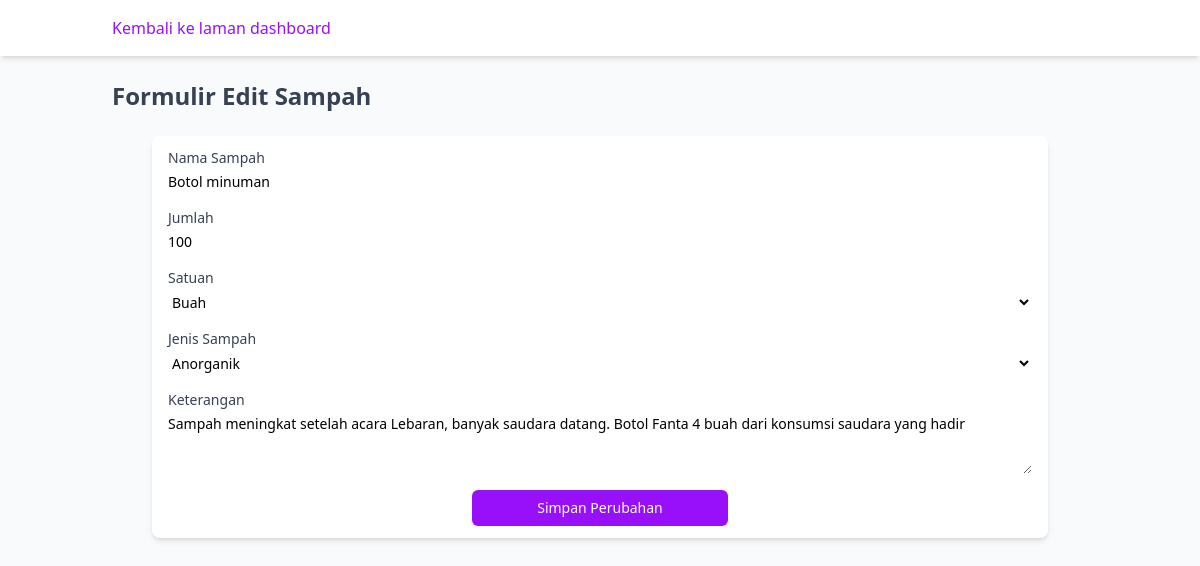
The page /src/admin-page/edit.php?id_transaksi=1&id_multivalue=1 on the database its author committed.
### tables this page shows
CREATE TABLE `jenis_sampah_multivalue` (
  `id_multivalue` int(11) NOT NULL,
  `id_jenis` int(11) NOT NULL,
  `id_satuan` int(11) DEFAULT NULL,
  `jumlah` float DEFAULT NULL,
  `keterangan` varchar(255) DEFAULT NULL,
  `nama_subjenis` varchar(255) NOT NULL
);

CREATE TABLE `satuan` (
  `id_satuan` int(11) NOT NULL,
  `nama_satuan` varchar(255) DEFAULT NULL
);

CREATE TABLE `jenis_sampah` (
  `id_jenis` int(11) NOT NULL,
  `jenis_sampah` varchar(255) DEFAULT NULL
);

### src/admin-page/edit.php (the view, shortened to what this page needs)
<?php
require '../config.php';
$id_multivalue = $_GET['id_multivalue'] ?? null;
$stmt = $conn->prepare("SELECT * FROM jenis_sampah_multivalue WHERE id_multivalue = ?");
$stmt->bind_param("i", $id_multivalue);
$stmt->execute();
$result = $stmt->get_result();
$data = $result->fetch_assoc();
$satuan = $conn->query("SELECT * FROM satuan");
$jenis = $conn->query("SELECT * FROM jenis_sampah");
?>
<!DOCTYPE html>
<html :class="{ 'theme-dark': dark }" x-data="data()" lang="en">
  <head>
    <link rel="stylesheet" href="../output.css">
    <link rel="stylesheet" href="https://cdnjs.cloudflare.com/ajax/libs/Chart.js/2.9.3/Chart.min.css" />
  </head>
  <body>
    <div class="flex h-screen bg-gray-50 dark:bg-gray-900" :class="{ 'overflow-hidden': isSideMenuOpen }">
      <div class="flex flex-col flex-1 w-full">
        <header class="z-10 py-4 bg-white shadow-md dark:bg-gray-800">
          <div class="container flex items-center justify-between h-full px-6 mx-auto text-purple-600 dark:text-purple-300">
            <div class="flex justify-start flex-1 lg:mr-3">
              <a href="./index.php" class="transition duration-300 hover:text-white">Kembali ke laman dashboard</a>
            </div>
          </div>
        </header>
        <main class="h-full pb-16 overflow-y-auto">
          <div class="container grid px-6 mx-auto">
            <h2 class="my-6 text-2xl font-semibold text-gray-700 dark:text-gray-200">
              Formulir Edit Sampah
            </h2>
            <div class="container grid px-6 mx-auto">
              <form method="POST" action="" class="w-full max-w-4xl px-4 py-3 mx-auto mb-8 bg-white rounded-lg shadow-md dark:bg-gray-800">
                <label class="block text-sm">
                  <span class="text-gray-700 dark:text-gray-400">Nama Sampah</span>
                  <input
                    name="nama_subjenis"
                    value="<?= htmlspecialchars($data['nama_subjenis']) ?>"
                    class="block w-full mt-1 text-sm dark:border-gray-600 dark:bg-gray-700 focus:border-purple-400 focus:outline-none focus:shadow-outline-purple dark:text-gray-300 form-input"
                    required
                  />
                </label>
                <div class="mt-4 text-sm">
                  <label class="block text-sm">
                    <span class="text-gray-700 dark:text-gray-400">Jumlah</span>
                    <input
                      type="number"
                      name="jumlah"
                      value="<?= htmlspecialchars($data['jumlah']) ?>"
                      class="block w-full mt-1 text-sm dark:border-gray-600 dark:bg-gray-700 focus:border-purple-400 focus:outline-none focus:shadow-outline-purple dark:text-gray-300 form-input"
                      required
                    />
                  </label>
                </div>
                <label class="block mt-4 text-sm">
                  <span class="text-gray-700 dark:text-gray-400">Satuan</span>
                  <select
                    name="id_satuan"
                    class="block w-full mt-1 text-sm dark:text-gray-300 dark:border-gray-600 dark:bg-gray-700 form-select focus:border-purple-400 focus:outline-none focus:shadow-outline-purple"
                    required
                  >
                    <?php while ($s = $satuan->fetch_assoc()): ?>
                      <option value="<?= $s['id_satuan'] ?>" <?= $s['id_satuan'] == $data['id_satuan'] ? 'selected' : '' ?>>
                        <?= htmlspecialchars($s['nama_satuan']) ?>
                      </option>
                    <?php endwhile; ?>
                  </select>
                </label>
                <label class="block mt-4 text-sm">
                  <span class="text-gray-700 dark:text-gray-400">Jenis Sampah</span>
                  <select
                    name="id_jenis"
                    class="block w-full mt-1 text-sm dark:text-gray-300 dark:border-gray-600 dark:bg-gray-700 form-select focus:border-purple-400 focus:outline-none focus:shadow-outline-purple"
                    required
                  >
                    <?php while ($j = $jenis->fetch_assoc()): ?>
                      <option value="<?= $j['id_jenis'] ?>" <?= $j['id_jenis'] == $data['id_jenis'] ? 'selected' : '' ?>>
                        <?= htmlspecialchars($j['jenis_sampah']) ?>
                      </option>
                    <?php endwhile; ?>
                  </select>
                </label>
                <label class="block mt-4 text-sm">
                  <span class="text-gray-700 dark:text-gray-400">Keterangan</span>
                  <textarea
                    name="keterangan"
                    class="block w-full mt-1 text-sm dark:text-gray-300 dark:border-gray-600 dark:bg-gray-700 form-textarea focus:border-purple-400 focus:outline-none focus:shadow-outline-purple"
                    rows="3"
                  ><?= htmlspecialchars($data['keterangan']) ?></textarea>
                </label>
                <div class="flex justify-center mt-4 text-sm">
                  <button
                    type="submit"
                    class="w-full px-4 py-2 text-sm font-medium leading-5 text-white bg-purple-600 border-transparent rounded-md max-w-3xs hover:bg-purple-700 focus:outline-none focus:shadow-outline-purple"
                  >
                    Simpan Perubahan
                  </button>
                </div>
              </form>
            </div>
          </div>
        </main>
      </div>
    </div>
  </body>
</html>

### rows shown on the page
jenis_sampah_multivalue: nama_subjenis "Botol minuman", jumlah "100", id_satuan "Buah", id_jenis "Anorganik", keterangan "Sampah meningkat setelah acara Lebaran, banyak saudara datang. Botol Fanta 4 buah dari konsumsi saudara yang hadir"
